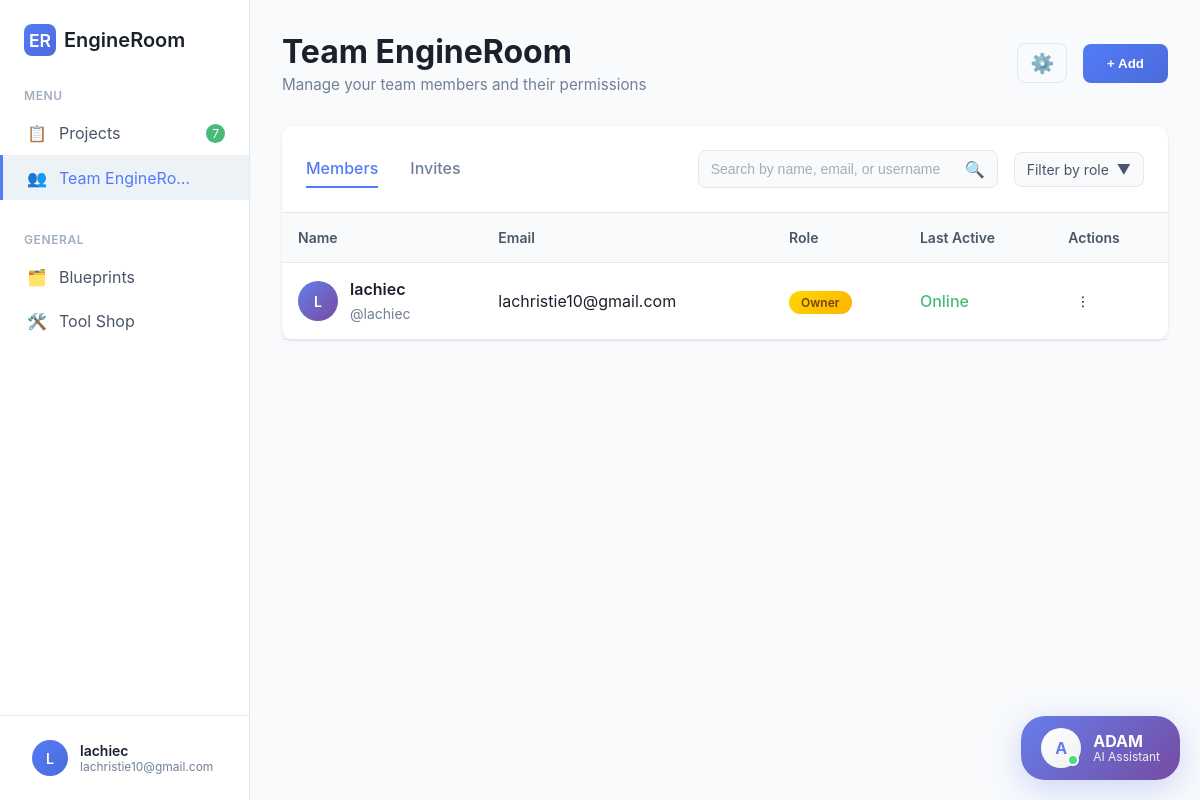
The page /team (signed in) on the database its author committed.
### tables this page shows
CREATE TABLE users (
                        id INTEGER PRIMARY KEY AUTOINCREMENT,
                        username TEXT UNIQUE NOT NULL,
                        password_hash TEXT NOT NULL,
                        email TEXT,
                        created_at DATETIME DEFAULT CURRENT_TIMESTAMP,
                        last_login DATETIME
                    , role TEXT DEFAULT "member");

CREATE TABLE teams (
                        id INTEGER PRIMARY KEY AUTOINCREMENT,
                        name TEXT NOT NULL,
                        description TEXT,
                        size_range TEXT,
                        owner_user_id INTEGER NOT NULL,
                        created_at DATETIME DEFAULT CURRENT_TIMESTAMP,
                        updated_at DATETIME DEFAULT CURRENT_TIMESTAMP,
                        FOREIGN KEY (owner_user_id) REFERENCES users (id) ON DELETE CASCADE
                    );

### routes/team_routes.py (the view)
    def handle_team(self):
        try:
            user_info = session.get('user')
            if not user_info:
                return redirect(url_for('login'))
            app_logger.info("Team page requested")
            user_profile = self.get_user_profile(user_info['id'])
            if user_profile:
                user_info.update(user_profile)
            try:
                with self.db_manager.db.get_cursor() as cursor:
                    cursor.execute('SELECT account_type FROM user_profiles WHERE user_id = ?', (user_info['id'],))
                    account_result = cursor.fetchone()
                    if account_result and account_result[0] == 'individual':
                        return redirect(url_for('dashboard'))
            except Exception as e:
                app_logger.error(f"Failed to check account type: {e}")
            team_name = None
            try:
                with self.db_manager.db.get_cursor() as cursor:
                    cursor.execute("""
                        SELECT t.name
                        FROM teams t
                        WHERE t.owner_user_id = ?
                        ORDER BY t.created_at DESC
                        LIMIT 1
                    """, (user_info['id'],))
                    team_result = cursor.fetchone()
                    if team_result:
                        team_name = team_result[0]
            except Exception as e:
                app_logger.error(f"Failed to get team name: {e}")
                team_name = None
            if 'role' not in user_info or not user_info['role']:
                user_info['role'] = 'admin'  # For testing, make first user admin
            team_members = self.get_team_members(user_info['id'])
            team_invitations = self.get_team_invitations(user_info['id'])
            return render_template('team.html', user=user_info, team_members=team_members, team_invitations=team_invitations, team_name=team_name)
        except Exception as e:
            app_logger.error("Failed to render team page", e)
            return "Team error", 500

### database.py (called while the page is built, shortened)
    def get_connection(self):
        return self._local.connection

    @contextmanager
    def get_cursor(self):
        conn = self.get_connection()
        cursor = conn.cursor()
        try:
            yield cursor
            conn.commit()
        except Exception as e:
            conn.rollback()
            app_logger.error(f"Database operation failed: {e}")
            raise DatabaseError(f"Database operation failed: {e}")
        finally:
            cursor.close()

### routes/team_routes.py (called while the page is built, shortened)
    def get_team_invitations(self, user_id: int) -> list:
        try:
            with self.db_manager.db.get_cursor() as cursor:
                cursor.execute('''
                    SELECT id, email, status, created_at, invitation_token
                    FROM team_invitations
                    WHERE invited_by_user_id = ?
                    ORDER BY created_at DESC
                ''', (user_id,))
                invitations = cursor.fetchall()
                team_invitations = []
                return team_invitations
        except Exception as e:
            app_logger.error(f"Failed to get team invitations: {e}")
            return []

### utils/logger.py (called while the page is built)
    def format(self, record):
        if hasattr(record, 'levelname'):
            color = self.COLORS.get(record.levelname, self.COLORS['RESET'])
            record.levelname = f"{color}{record.levelname}{self.COLORS['RESET']}"
        if hasattr(record, 'module'):
            record.module_context = f"[{record.module}]"
        else:
            record.module_context = ""
        return super().format(record)

    def info(self, message: str, context: Optional[Dict[str, Any]] = None):
        self._log('INFO', message, context)

    def _log(self, level: str, message: str, context: Optional[Dict[str, Any]] = None):
        extra = {}
        if context:
            extra['context'] = context
            message = f"{message} | Context: {context}"
        getattr(self.logger, level.lower())(message, extra=extra)

### templates/team.html (shortened to what this page needs)
<!DOCTYPE html>
<html lang="en">
<head>
    <link rel="stylesheet" href="{{ url_for('static', filename='css/adam-chat-widget.css') }}">
</head>
<body>
    <div class="sidebar">
        <div class="logo">
            <div class="logo-icon">ER</div>
            <span class="logo-text">EngineRoom</span>
        </div>
        <div class="menu-section">
            <div class="menu-title">Menu</div>
            <a href="/dashboard" class="menu-item">
                <div class="icon">📋</div>
                Projects
                <div class="badge" id="projectCounter">0</div>
            </a>
            <a href="/team" class="menu-item active" id="teamMenuItem">
                <div class="icon">👥</div>
                <div class="team-name-wrapper">
                    <span id="teamMenuText">Team</span>
                </div>
            </a>
        </div>
        <div class="menu-section">
            <div class="menu-title">General</div>
            <a href="/blueprints" class="menu-item">
                <div class="icon">🗂️</div>
                Blueprints
            </a>
            <a href="/toolshop" class="menu-item">
                <div class="icon">🛠️</div>
                Tool Shop
            </a>
        </div>
        <div class="user-profile">
            <div class="user-dropdown-toggle" id="userProfileDropdownToggle">
                    <div class="user-avatar">
                        {% if user.profile_picture %}
                            <img src="{{ user.profile_picture }}" alt="Profile Picture" style="width: 100%; height: 100%; object-fit: cover; border-radius: 50%;">
                        {% else %}
                            {{ user.username[0].upper() if user else 'U' }}
                        {% endif %}
                    </div>
                    <div class="user-info">
                        <div class="user-name">{{ team_members[0].first_name if team_members and team_members[0].first_name else (user.username if user else 'Guest') }}</div>
                        <div class="user-email">{{ team_members[0].email if team_members and team_members[0].email else 'user@engineroom.com' }}</div>
                    </div>
                </div>
        </div>
    </div>
    <div class="main-content">
        <div class="header">
            <div class="header-left">
                <h1 id="teamPageTitle">{{ team_name or 'Your Team' }}</h1>
                <p>Manage your team members and their permissions</p>
            </div>
            <div class="header-actions">
                {% if user.role == 'owner' or user.role == 'admin' %}
                <button class="btn btn-settings" onclick="openTeamSettingsModal()" title="Team Settings">
                    ⚙️
                </button>
                {% endif %}
                <button class="btn btn-primary" onclick="addMember()">
                    + Add
                </button>
            </div>
        </div>
        <div class="team-container">
            <div class="team-header">
                <div class="team-tabs">
                    <div class="team-tab active" onclick="switchTab('members')">Members</div>
                    <div class="team-tab" onclick="switchTab('invites')">Invites</div>
                </div>
                <div class="team-actions">
                    <div class="search-box">
                        <input type="text" placeholder="Search by name, email, or username" id="memberSearch">
                        <span>🔍</span>
                    </div>
                    <div class="filter-dropdown">
                        <span>Filter by role</span>
                        <span>▼</span>
                    </div>
                </div>
            </div>
            <div id="membersTable" class="table-container">
                <table class="members-table">
                    <thead>
                        <tr>
                            <th>Name</th>
                            <th>Email</th>
                            <th>Role</th>
                            <th>Last Active</th>
                            <th>Actions</th>
                        </tr>
                    </thead>
                    <tbody id="membersTableBody">
                        {% if team_members %}
                            {% for member in team_members %}
                            <tr data-member-id="{{ member.id }}">
                                <td>
                                    <div class="member-profile">
                                        <div class="member-avatar">
                            {% if member.profile_picture %}
                                <img src="{{ url_for('static', filename='uploads/profile_pictures/' + member.profile_picture.split('/')[-1]) }}" alt="Profile Picture" style="width: 100%; height: 100%; object-fit: cover; border-radius: 50%;">
                            {% else %}
                                {{ member.first_name[0].upper() if member.first_name else member.username[0].upper() }}
                            {% endif %}
                        </div>
                                        <div class="member-info">
                                            <h4>{{ member.first_name + ' ' + (member.last_name or '') if member.first_name else member.username }}</h4>
                                            <span>@{{ member.username }}</span>
                                        </div>
                                    </div>
                                </td>
                                <td>{{ member.email or 'No email provided' }}</td>
                                <td><span class="role-badge role-{{ member.role or 'member' }}">{{ (member.role or 'member').title() }}</span></td>
                                <td>
                                    <span class="status-{{ 'online' if member.is_online else 'offline' }}">
                                        {{ 'Online' if member.is_online else 'Offline' }}
                                    </span>
                                </td>
                                <td>
                                    <div class="actions-menu">
                                        <button class="actions-button" onclick="toggleActionsMenu(this)">
                                            <span>⋮</span>
                                        </button>
                                    </div>
                                </td>
                            </tr>
                            {% endfor %}
                        {% else %}
                            <tr>
                                <td colspan="5" style="text-align: center; padding: 40px; color: #718096;">
                                    No team members found. Add members to get started.
                                </td>
                            </tr>
                        {% endif %}
                    </tbody>
                </table>
            </div>
        </div>
    </div>
</body>
</html>

### rows shown on the page
users: username "L", username "lachiec", email "lachristie10@gmail.com", role "Owner", is_online "Online"
teams: name "Team EngineRoom"
